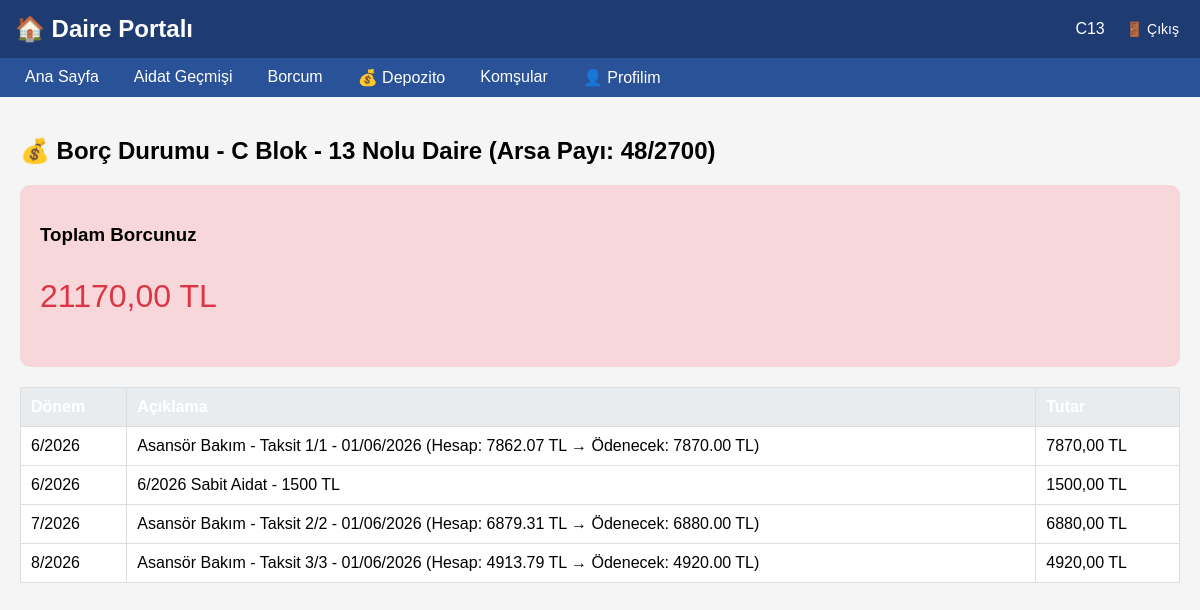
Page /portal/borc/ (signed in) on the committed database.
### bina/models.py (models this page shows, shortened)
class Daire(models.Model):
    site = models.ForeignKey(Site, on_delete=models.CASCADE, verbose_name="Site", null=True, blank=True)
    blok = models.ForeignKey(Blok, on_delete=models.CASCADE, verbose_name="Blok", related_name='daireler')
    daire_no = models.CharField(max_length=10, verbose_name="Daire No")
    TASINMAZ_TIPI = [
        ('kat_mulkiyeti', 'Kat Mülkiyeti'),
        ('kat_irtifaki', 'Kat İrtifakı'),
        ('diger', 'Diğer'),
    ]
    NITELIK_TIPI = [
        ('mesken', 'Mesken'),
        ('dukkan', 'Dükkan'),
        ('depo', 'Depo'),
        ('ofis', 'Ofis'),
        ('diger', 'Diğer'),
    ]
    DAIRE_TIPLERI = [
        ('1+0', '1+0 (Stüdyo)'),
        ('1+1', '1+1'),
        ('2+1', '2+1'),
        ('3+1', '3+1'),
        ('3+1_dublex', '3+1 Dublex'),
        ('4+1', '4+1'),
        ('4+1_dublex', '4+1 Dublex'),
        ('5+1', '5+1'),
        ('5+1_dublex', '5+1 Dublex'),
        ('6+1', '6+1'),
        ('diger', 'Diğer'),
    ]
    blok = models.ForeignKey(Blok, on_delete=models.CASCADE, verbose_name="Blok", related_name='daireler')
    daire_no = models.CharField(max_length=10, verbose_name="Daire No")
    daire_tipi = models.CharField(max_length=20, choices=DAIRE_TIPLERI, verbose_name="Daire Tipi")
    isletme_giderlerinden_muaf = models.BooleanField(
        default=False,
        verbose_name="İşletme Giderlerinden Muaf",
        help_text="Yönetici daireleri için işaretlenir. Bu daireye aidat, yakıt, elektrik, su gibi işletme giderleri yansıtılmaz."
    )
    demirbas_giderlerinden_muaf = models.BooleanField(
        default=False,
        verbose_name="Demirbaş Giderlerinden Muaf",
        help_text="Bu daireye asansör, hidrofor gibi demirbaş giderleri yansıtılmaz."
    )
    tasinmaz_tipi = models.CharField(max_length=20, choices=TASINMAZ_TIPI, default='kat_mulkiyeti', verbose_name="Taşınmaz Tipi")
    nitelik = models.CharField(max_length=20, choices=NITELIK_TIPI, default='mesken', verbose_name="Nitelik")
    arsa_pay_pay = models.IntegerField(default=1, verbose_name="Arsa Payı (Pay)",
                                       help_text="Örnek: 48 (48/2700 pay için)")
    arsa_pay_payda = models.IntegerField(default=10000, verbose_name="Arsa Payı (Payda)",
                                         help_text="Örnek: 2700 (48/2700 pay için)")
    hisse_orani = models.DecimalField(max_digits=10, decimal_places=6, default=0.0001,
                                      help_text="Otomatik hesaplanır: Pay/Payda",
                                      verbose_name="Hisse Oranı")
    kat = models.IntegerField(default=1, verbose_name="Bulunduğu Kat")
    net_metrekare = models.IntegerField(null=True, blank=True, verbose_name="Net Metrekare",
                                        help_text="Dairenin iç net alanı (m²)")
    brut_metrekare = models.IntegerField(null=True, blank=True, verbose_name="Brüt Metrekare",
                                         help_text="Duvarlar dahil toplam alan (m²) - YAKIT HESABI İÇİN")
    balkon_m2 = models.IntegerField(null=True, blank=True, verbose_name="Balkon Alanı (m²)")
    oda_sayisi = models.IntegerField(default=3, verbose_name="Oda Sayısı")
    tapu_kayit_no = models.CharField(max_length=50, blank=True, verbose_name="Tapu Kayıt No")
    tapu_sahibi = models.CharField(max_length=100, blank=True, verbose_name="Tapu Sahibi")
    tapu_tarihi = models.DateField(null=True, blank=True, verbose_name="Tapu Tarihi")
    def __str__(self):
        blok_adi = self.blok.get_blok_adi_display()
        muaf_bilgi = ""
        if self.isletme_giderlerinden_muaf:
            muaf_bilgi += " [İşletme Muaf]"
        if self.demirbas_giderlerinden_muaf:
            muaf_bilgi += " [Demirbaş Muaf]"
        return f"{blok_adi} - {self.daire_no} Nolu Daire (Arsa Payı: {self.arsa_pay_pay}/{self.arsa_pay_payda}){muaf_bilgi}"
    class Meta:
        verbose_name = "Daire"
        verbose_name_plural = "Daireler"
        unique_together = ['blok', 'daire_no']

class Blok(models.Model):
    site = models.ForeignKey(
        'Site',
        on_delete=models.CASCADE,
        null=True,
        blank=True,
        verbose_name="Site"
    )
    BLOK_LAR = [...]
    blok_adi = models.CharField(max_length=1, choices=BLOK_LAR, unique=True, verbose_name="Blok Adı")
    BLOK_LAR = [
        ('A', 'A Blok'),
        ('B', 'B Blok'),
        ('C', 'C Blok'),
        ('D', 'D Blok'),
        ('E', 'E Blok'),
    ]
    blok_adi = models.CharField(max_length=1, choices=BLOK_LAR, unique=True, verbose_name="Blok Adı")
    kat_sayisi = models.IntegerField(default=4, verbose_name="Kat Sayısı")
    daire_sayisi = models.IntegerField(default=16, verbose_name="Toplam Daire Sayısı")
    class Meta:
        verbose_name = "Blok"
        verbose_name_plural = "Bloklar"

class Aidat(models.Model):
    site = models.ForeignKey(Site, on_delete=models.CASCADE, verbose_name="Site", null=True, blank=True)
    daire = models.ForeignKey(Daire, on_delete=models.CASCADE, verbose_name="Daire")
    AIDAT_TIPI = [
        ('sabit', 'Sabit Aidat'),
        ('ekstra', 'Ekstra Gider Aidatı'),
        ('yakıt', 'Yakıt Aidatı'),
        ('diger', 'Diğer'),
    ]
    daire = models.ForeignKey(Daire, on_delete=models.CASCADE, verbose_name="Daire")
    ay = models.CharField(max_length=20, verbose_name="Ay")
    yil = models.IntegerField(default=date.today().year, verbose_name="Yıl")
    tutar = models.DecimalField(max_digits=10, decimal_places=2, verbose_name="Aidat Tutarı")
    aidat_tipi = models.CharField(max_length=20, choices=AIDAT_TIPI, default='sabit', verbose_name="Aidat Tipi")
    yuvarlama_farki = models.DecimalField(max_digits=10, decimal_places=2, default=0, verbose_name="Yuvarlama Farkı")
    gider = models.ForeignKey('Gider', on_delete=models.SET_NULL, null=True, blank=True, verbose_name="Bağlı Gider")
    tahakkuk_tarihi = models.DateField(null=True, blank=True, verbose_name="Tahakkuk Tarihi",
                                        help_text="Borcun doğduğu tarih (fatura tarihi)")
    odeme_yapildi_mi = models.BooleanField(default=False, verbose_name="Ödeme Yapıldı mı?")
    odeme_tarihi = models.DateField(null=True, blank=True, verbose_name="Ödeme Tarihi")
    kim_odedi = models.ForeignKey(Kisi, on_delete=models.SET_NULL, null=True, blank=True, verbose_name="Ödeyen Kişi")
    odeme_notu = models.TextField(blank=True, verbose_name="Ödeme Notu")
    aciklama = models.TextField(blank=True, verbose_name="Açıklama")
    gecikme_faizi = models.DecimalField(max_digits=10, decimal_places=2, default=0, verbose_name="Gecikme Faizi")
    class Meta:
        verbose_name = "Aidat"
        verbose_name_plural = "Aidatlar"
        ordering = ['-yil', '-ay']

### bina/portal_views.py (the view, shortened to what this page needs)
# urls.py: path('borc/', portal_views.borc_durumu, name='borc_durumu'),
@login_required
def borc_durumu(request):
    daire_kullanici = DaireKullanici.objects.get(kullanici=request.user)
    daire = daire_kullanici.daire
    birincil_kisi = DaireIliskisi.objects.filter(
        daire=daire,
        kisi=daire_kullanici.kisi,
        birincil_mi=True,
        aktif_mi=True
    ).exists()
    borclar = Aidat.objects.filter(
        daire=daire,
        odeme_yapildi_mi=False
    ).order_by('yil', 'ay')
    for borc in borclar:
        if not borc.aciklama:
            if borc.gider:
                borc.aciklama = f"{borc.gider.get_tip_display()} gideri - {borc.gider.tarih}"
            else:
                borc.aciklama = f"{borc.get_aidat_tipi_display()} - {borc.ay}/{borc.yil}"
    toplam_borc = borclar.aggregate(Sum('tutar'))['tutar__sum'] or 0
    context = {
        'borclar': borclar,
        'toplam_borc': toplam_borc,
        'daire': daire,
    }
    return render(request, 'portal/borc_durumu.html', context)

### bina/templates/portal/borc_durumu.html
{% extends "portal/base.html" %}
{% block content %}
<h2>💰 Borç Durumu - {{ daire }}</h2>
<div style="background: #f8d7da; padding: 20px; border-radius: 10px; margin-bottom: 20px;">
    <h3>Toplam Borcunuz</h3>
    <p style="font-size: 32px; color: #dc3545;">{{ toplam_borc|floatformat:2 }} TL</p>
</div>
<table style="width:100%; border-collapse: collapse;">
    <thead>
        <tr style="background: #dc3545; color: white;">
            <th>Dönem</th>
            <th>Açıklama</th>
            <th>Tutar</th>
        </tr>
    </thead>
    <tbody>
        {% for borc in borclar %}
        <tr>
            <td>{{ borc.ay }}/{{ borc.yil }}</td>
            <td>{{ borc.aciklama|default:"-" }}</td>
            <td>{{ borc.tutar|floatformat:2 }} TL</td>
        </tr>
        {% empty %}
        <tr><td colspan="3">Borcunuz bulunmamaktadır.</td></tr>
        {% endfor %}
    </tbody>
</table>
{% endblock %}

### bina/templates/portal/base.html (shortened to what this page needs)
<!DOCTYPE html>
<html>
<head>
</head>
<body>
    <div class="header">
        <div class="header-left">
            <h2>🏠 Daire Portalı</h2>
        </div>
        <div class="header-right">
            <span>{{ request.user.get_full_name|default:request.user.username }}</span>
            <form action="{% url 'portal_logout' %}" method="post" style="display: inline;">
                <button type="submit" class="logout-btn">🚪 Çıkış</button>
            </form>
        </div>
    </div>
    <div class="nav">
        <a href="{% url 'portal_ana' %}">Ana Sayfa</a>
        <a href="{% url 'aidat_gecmisi' %}">Aidat Geçmişi</a>
        <a href="{% url 'borc_durumu' %}">Borcum</a>
        <a href="{% url 'depozito_gecmisi' %}">💰 Depozito</a>
        <a href="{% url 'komsular' %}">Komşular</a>
        <a href="{% url 'profil_duzenle' %}">👤 Profilim</a>
    </div>
    <div class="container">
        {% block content %}{% endblock %}
    </div>
</body>
</html>

### bina/templates/portal/base.html (style rules this page uses)
body { font-family: Arial; margin: 0; padding: 0; background: #f5f5f5; }
.header { background: #1e3c72; color: white; padding: 15px; display: flex; justify-content: space-between; align-items: center; flex-wrap: wrap; gap: 10px; }
.header-left { display: flex; align-items: center; gap: 15px; }
.header-left h2 { margin: 0; }
.header-right { display: flex; align-items: center; gap: 15px; }
.nav { background: #2a5298; padding: 10px; display: flex; flex-wrap: wrap; gap: 5px; }
.nav a { color: white; text-decoration: none; margin: 0 15px; }
.container { padding: 20px; max-width: 1200px; margin: auto; }
table { width: 100%; border-collapse: collapse; background: white; }
th, td { padding: 10px; border: 1px solid #ddd; text-align: left; }
th { background: #e9ecef; }
.logout-btn { background: none; border: none; color: white; cursor: pointer; font-size: 14px; }

### rows in the picture
Daire: blok+isletme_giderlerinden_muaf+demirbas_giderlerinden_muaf "C Blok - 13 Nolu Daire (Arsa Payı: 48/2700)"
Aidat: ay "6", yil "2026", aciklama "Asansör Bakım - Taksit 1/1 - 01/06/2026 (Hesap: 7862.07 TL → Ödenecek: 7870.00 TL)", tutar "7870,00"
Aidat: ay "6", yil "2026", aciklama "6/2026 Sabit Aidat - 1500 TL", tutar "1500,00"
Aidat: ay "7", yil "2026", aciklama "Asansör Bakım - Taksit 2/2 - 01/06/2026 (Hesap: 6879.31 TL → Ödenecek: 6880.00 TL)", tutar "6880,00"
Aidat: ay "8", yil "2026", aciklama "Asansör Bakım - Taksit 3/3 - 01/06/2026 (Hesap: 4913.79 TL → Ödenecek: 4920.00 TL)", tutar "4920,00"

### other values in the picture
{{ request.user.get_full_name|default:request.user.username }} "C13"
{{ toplam_borc|floatformat:2 }} "21170,00"
